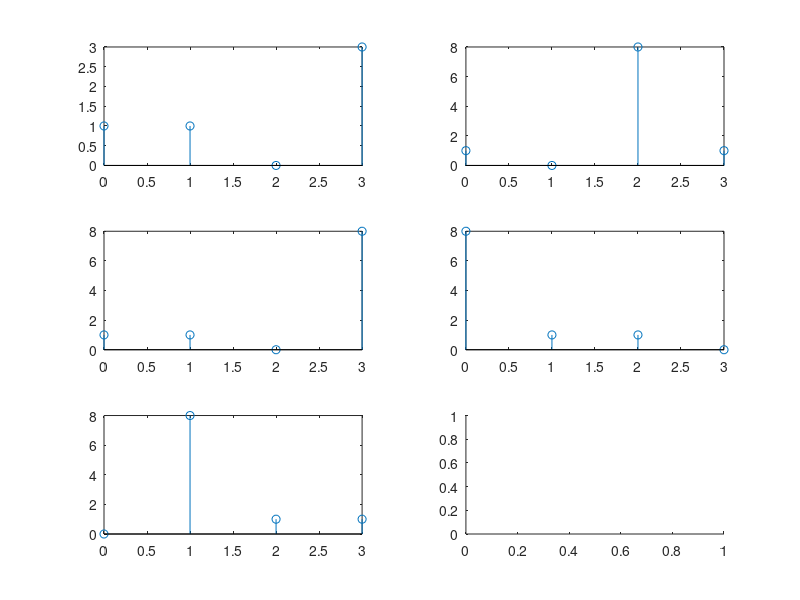

Reproduce this figure in MATLAB. (Note: this script raises an error after producing the figure.)
%% Matrix Method

x = [1 1 0 3];
h = [1 1 8 0];
N=4;
for i =1 :N-1
    y(:,i) = [x(N-i+1: N)  x(1:N-i)];
end
z = [x' y]

y = z*h'
     
%% Tabular array method

x = [1 1 0 3];
h = [1 1 8 0];
N=4;

for i =1 :N-1
    y(i) = [h(i:-1: 1)  h(N:-1:i+1)]*x';
end
y(N) = h(N:-1:1)*x'

%% graphical method
x = [1 1 0 3];
h = [1 1 8 0];
N=4;
n = 0:1:N-1;
subplot(3 ,2,1);
stem(n,x);

for i =1:N-1
    z(i,:) = [h(i:-1: 1)  h(N:-1:i+1)];
    subplot(3 , 2 ,i+1)
    stem(n,z(i,:))
end
subplot(3,2,5);
stem(n, h(N:-1:1));
z = [z ; h(N:-1:1)];
y = z*x'
subplot(3,2,6)
stem(x,y)

%% linear convolution

clear
x = [1 1 0 3];
h = [1 1 8 0];
N= length(x)+length(h)-1;
x = [x zeros(1,N-length(x))];
h = [h zeros(1,N-length(h))];
% to reverse
h = [N:-1:1];
for i=1:N
    y(i) = x(1:i)*h(N-i+1 : N)';
end
y